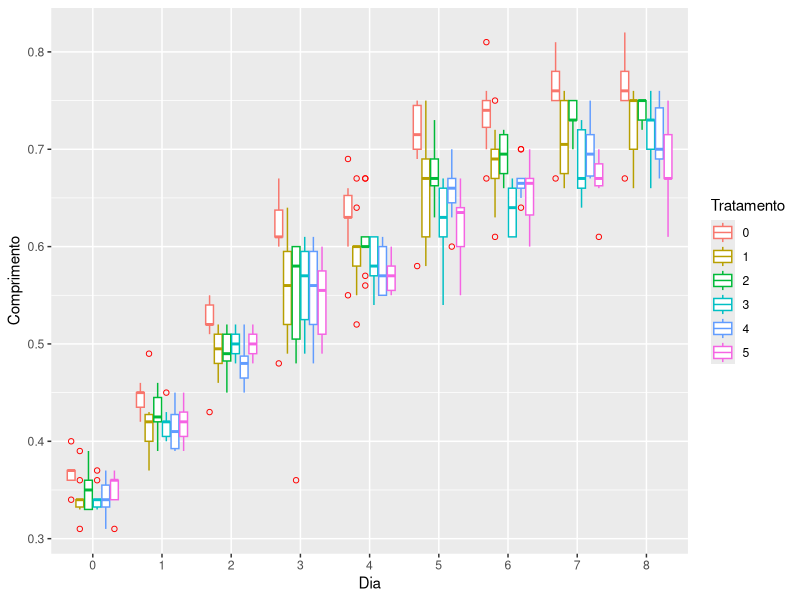
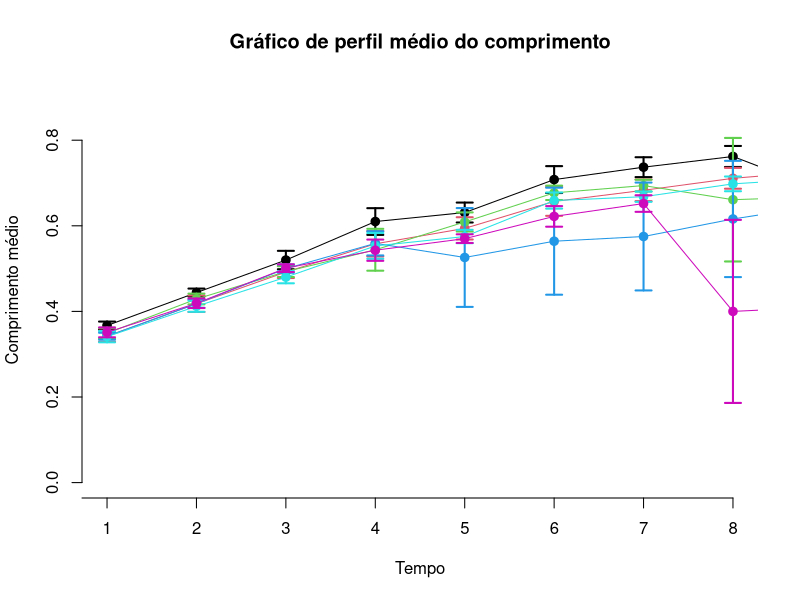

Here is the R script that generated these plots, in order:
library(readxl)
library(dplyr)
library(ggplot2)
library(plyr)
library(plotrix)
setwd("~/Documentos/ME810/HELENA/projectHelena/")

###################################################################### 1ª forma
controle <- as.data.frame(read_excel("./dados/DADOS COMPRIMENTO NANO UNICAMP.xlsx", sheet = "controle"))
t1 <- as.data.frame(read_excel("./dados/DADOS COMPRIMENTO NANO UNICAMP.xlsx", sheet = "t0.006"))
t2 <- as.data.frame(read_excel("./dados/DADOS COMPRIMENTO NANO UNICAMP.xlsx", sheet = "t0.0125"))
t3 <- as.data.frame(read_excel("./dados/DADOS COMPRIMENTO NANO UNICAMP.xlsx", sheet = "t0.025"))
t4 <- as.data.frame(read_excel("./dados/DADOS COMPRIMENTO NANO UNICAMP.xlsx", sheet = "t0.05"))
t5 <- as.data.frame(read_excel("./dados/DADOS COMPRIMENTO NANO UNICAMP.xlsx", sheet = "t0.1"))

#Substitui os caracteres "Morta" por "NA". Estes comando é para o caso dos dados não organizados como em data_compact
controle$`8` <- gsub("Morta", "NA", controle$`8`)
t2[3,] <- gsub("Morta", "NA", t2[3,])
t3[9,] <- gsub("Morta", "NA", t3[9,])
t5$`7` <- gsub("Morta", "NA", t5$`7`)
t5$`8` <- gsub("Morta", "NA", t5$`8`)

dados <- list(controle, t1, t2, t3, t4, t5)

dados[[1]]$`8` <- as.numeric(dados[[1]]$`8`)

dados[[3]]$`7` <- as.numeric(dados[[3]]$`7`)
dados[[3]]$`8` <- as.numeric(dados[[3]]$`8`)

dados[[4]]$`4` <- as.numeric(dados[[4]]$`4`)
dados[[4]]$`5` <- as.numeric(dados[[4]]$`5`)
dados[[4]]$`6` <- as.numeric(dados[[4]]$`6`)
dados[[4]]$`7` <- as.numeric(dados[[4]]$`7`)
dados[[4]]$`8` <- as.numeric(dados[[4]]$`8`)

dados[[6]]$`7` <- as.numeric(dados[[6]]$`7`)
dados[[6]]$`8` <- as.numeric(dados[[6]]$`8`)

###################################################################### 2º forma
# 0 = controle, 1 = t0.006, 2 = t0.0125, 3 = t0.025, 4 = t0.05 e 5 = t0.1
data_compact_nano <- as.data.frame(read_excel("./dados/nanoparticulas_dadosR.xlsx"))
data_compact_nano$Tratamento <- as.factor(data_compact_nano$Tratamento)
data_compact_nano$Comprimento <- as.numeric(data_compact_nano$Comprimento)
data_compact_nano$Dia <- as.factor(data_compact_nano$Dia)
data_compact_nano$Repeticao <- as.factor(data_compact_nano$Repeticao)

prop.table(table(is.na(data_compact_nano))) #quantidade de NA's geral

ggplot(data_compact_nano, aes(Dia, Comprimento, color = Tratamento)) + geom_boxplot(outlier.colour = "red", outlier.shape = 1)


#Tentativa de fazer o perfil médio por dia
lista1 <- list(0,0,0,0,0,0)
lista2 <- list(0,0,0,0,0,0)
#which(is.na(data_compact_nano$Comprimento))
data_compact_nano$Comprimento[which(is.na(data_compact_nano$Comprimento))] <- 0

for(i in 1:6){
  lista1[[i]] <- rep(0, 9)
  for(j in 1:9){
   lista1[[i]][j] <- mean( as.data.frame(data_compact_nano %>% filter(Tratamento == paste0(i-1) & Dia==paste0(j-1)))$Comprimento )
   lista2[[i]][j] <- sd( as.data.frame(data_compact_nano %>% filter(Tratamento == paste0(i-1) & Dia==paste0(j-1)))$Comprimento )
  }
}


suporte <- as.data.frame(cbind(rep(0:8, 6), c(lista1[[1]], lista1[[2]], lista1[[3]], lista1[[4]], lista1[[5]], lista1[[6]]),
                         c(lista2[[1]], lista2[[2]], lista2[[3]], lista2[[4]], lista2[[5]], lista2[[6]])))
suporte$V1 <- as.factor(suporte$V1)


plot(suporte$V2[1:8],axes=FALSE,ylim=c(0,0.9),cex.lab=1,xlab="Tempo",ylab="Comprimento médio", main = "Gráfico de perfil médio do comprimento")

axis(2,cex.axis=1)

axis(1,0:8,c("0","1","2","3","4", "5", "6", "7", "8"),cex.axis=1)



plotCI(suporte$V2[1:9],liw=1.96*suporte$V3[1:9]/sqrt(10),uiw=1.96*suporte$V3[1:9]/sqrt(10),pch=19,add=TRUE,cex.lab=1,slty=1,lwd=2, col = 1, cex=1)

lines(suporte$V2[1:9],lwd=1)

plotCI(suporte$V2[10:18],liw=1.96*suporte$V3[10:18]/sqrt(10),uiw=1.96*suporte$V3[10:18]/sqrt(10),pch=19,add=TRUE,cex.lab=1,slty=1,lwd=2, col = 2,cex=1)

lines(suporte$V2[10:18],lwd=1, col = 2)

plotCI(suporte$V2[19:27],liw=1.96*suporte$V3[19:27]/sqrt(10),uiw=1.96*suporte$V3[19:27]/sqrt(10),pch=19,add=TRUE,cex.lab=1,slty=1,lwd=2, col = 3, cex=1)

lines(suporte$V2[19:27],lwd=1, col = 3)

plotCI(suporte$V2[28:36],liw=1.96*suporte$V3[28:36]/sqrt(10),uiw=1.96*suporte$V3[28:36]/sqrt(10),pch=19,add=TRUE,cex.lab=1,slty=1,lwd=2, col = 4,cex=1)

lines(suporte$V2[28:36],lwd=1, col = 4)

plotCI(suporte$V2[37:45],liw=1.96*suporte$V3[37:45]/sqrt(10),uiw=1.96*suporte$V3[37:45]/sqrt(10),pch=19,add=TRUE,cex.lab=1,slty=1,lwd=2, col = 5,cex=1)

lines(suporte$V2[37:45],lwd=1, col = 5)

plotCI(suporte$V2[46:54],liw=1.96*suporte$V3[46:54]/sqrt(10),uiw=1.96*suporte$V3[46:54]/sqrt(10),pch=19,add=TRUE,cex.lab=1,slty=1,lwd=2, col = 6,cex=1)

lines(suporte$V2[46:54],lwd=1, col = 6)
